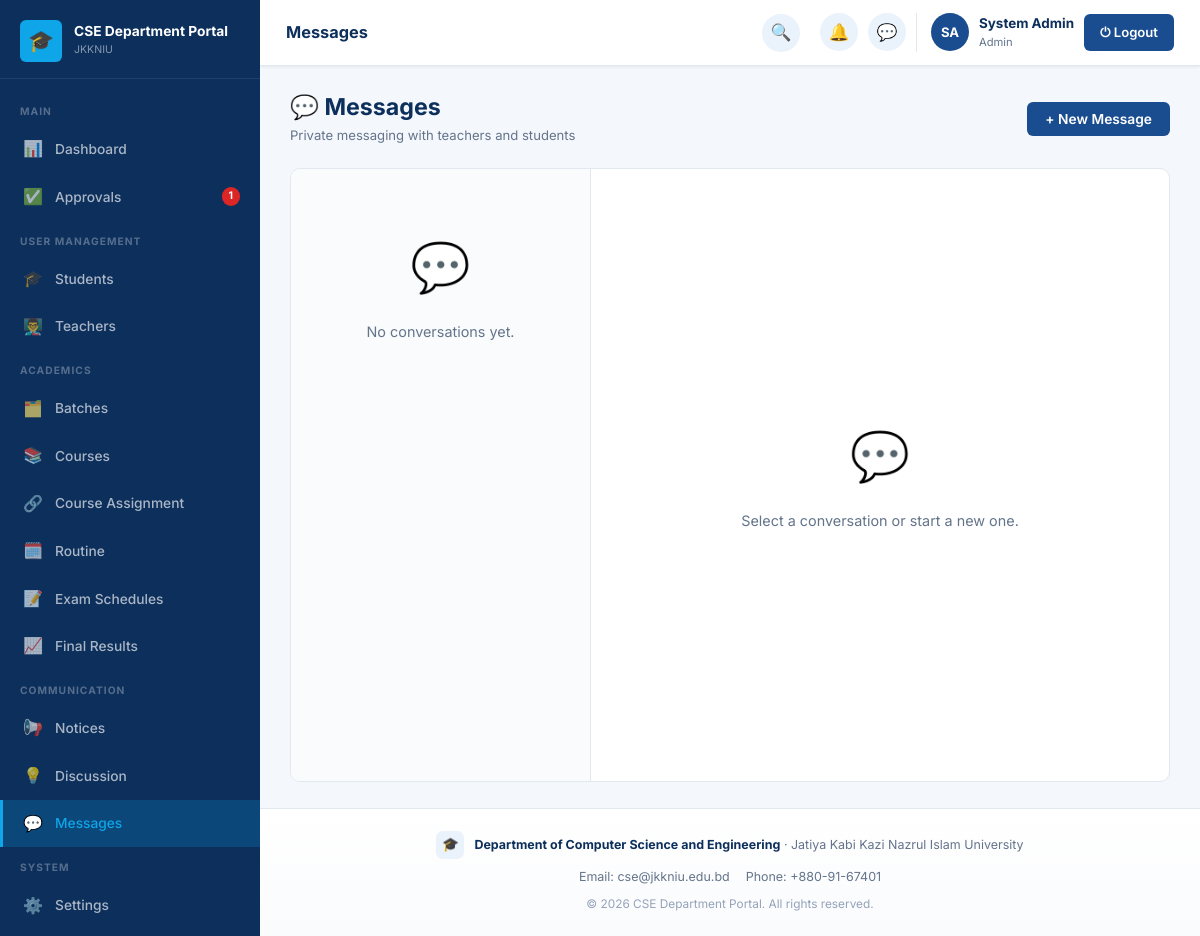
Page /admin/messages.php (signed in) on the committed database.
### tables this page shows
CREATE TABLE settings (
    id INT AUTO_INCREMENT PRIMARY KEY,
    portal_name VARCHAR(150) NOT NULL DEFAULT 'CSE Department Portal',
    university_name VARCHAR(200) NOT NULL DEFAULT 'Jatiya Kabi Kazi Nazrul Islam University',
    department_name VARCHAR(200) NOT NULL DEFAULT 'Department of Computer Science and Engineering',
    description TEXT DEFAULT NULL,
    contact_info TEXT DEFAULT NULL,
    logo VARCHAR(255) DEFAULT NULL
);

### app/classes/SettingsModel.php (called while the page is built, shortened)
<?php
class SettingsModel
{
    private PDO $db;
    public function __construct()
    {
        $this->db = Database::getInstance()->getConnection();
    }
    public function get(): array
    {
        $stmt = $this->db->query("SELECT * FROM settings ORDER BY id LIMIT 1");
        $row = $stmt->fetch();
        return $row;
    }
}

### app/classes/Database.php (called while the page is built, shortened)
<?php
class Database
{
    private static ?Database $instance = null;
    private PDO $connection;
    private function __construct()
    {
        $dsn = 'mysql:host=' . DB_HOST . ';dbname=' . DB_NAME . ';charset=' . DB_CHARSET;
        $options = [
            PDO::ATTR_ERRMODE            => PDO::ERRMODE_EXCEPTION,
            PDO::ATTR_DEFAULT_FETCH_MODE => PDO::FETCH_ASSOC,
            PDO::ATTR_EMULATE_PREPARES   => false,
        ];
        $this->connection = new PDO($dsn, DB_USER, DB_PASS, $options);
    }
    public static function getInstance(): Database
    {
        if (self::$instance === null) {
            self::$instance = new self();
        }
        return self::$instance;
    }
    public function getConnection(): PDO
    {
        return $this->connection;
    }
}

### config/config.php (called while the page is built, shortened)
<?php
spl_autoload_register(function ($class) {
    $paths = [
        ROOT_PATH . '/app/classes/' . $class . '.php',
        ROOT_PATH . '/app/models/' . $class . '.php',
        ROOT_PATH . '/app/controllers/' . $class . '.php',
    ];
    foreach ($paths as $path) {
        if (file_exists($path)) {
            return;
        }
    }
});

### app/classes/User.php (called while the page is built, shortened)
<?php
class User
{
    protected PDO $db;
    public function __construct()
    {
        $this->db = Database::getInstance()->getConnection();
    }
    public function getPendingUsers(): array
    {
        $stmt = $this->db->query("SELECT * FROM users WHERE status = 'pending' ORDER BY created_at DESC");
        return $stmt->fetchAll();
    }
}

### app/classes/ProfileRequestModel.php (called while the page is built, shortened)
<?php
class ProfileRequestModel
{
    private PDO $db;
    public function __construct()
    {
        $this->db = Database::getInstance()->getConnection();
    }
    public function countPending(): int
    {
        return (int) $this->db->query("SELECT COUNT(*) FROM profile_requests WHERE status='pending'")->fetchColumn();
    }
}

### admin/messages.php (the view, shortened to what this page needs)
<?php
require_once '../config/database.php';
$messageModel = new MessageModel();
$userModel    = new User();
$myId         = Auth::userId();
$conversations = $messageModel->conversationList($myId);
$activeWith    = intval($_GET['with'] ?? 0);
$activeUser    = $activeWith ? $userModel->findById($activeWith) : null;
$thread        = $activeWith ? $messageModel->conversation($myId, $activeWith) : [];
$currentPage = 'Messages';
include '../includes/header.php';
?>
<div class="portal-layout">
<?php include '../includes/sidebar.php'; ?>
<div class="main-content">
<?php include '../includes/navbar.php'; ?>
<div class="page-content">
<div class="page-header">
    <div><h2>💬 Messages</h2><div class="page-subtitle">Private messaging with teachers and students</div></div>
    <button class="btn btn-primary" onclick="openModal('newMsgModal')">+ New Message</button>
</div>
<div class="messaging-layout">
    <div class="conversation-list">
        <?php if (empty($conversations)): ?>
            <div class="empty-state"><div class="empty-icon">💬</div><p>No conversations yet.</p></div>
        <?php else: foreach ($conversations as $c): ?>
        <a href="?with=<?= $c['id'] ?>" class="conversation-item <?= $activeWith==$c['id']?'active':'' ?>">
            <div class="user-avatar"><?= Helper::initials($c['name']) ?></div>
            <div style="flex:1;min-width:0">
                <div class="conversation-name"><?= htmlspecialchars($c['name']) ?> <span class="badge badge-gray" style="text-transform:capitalize;margin-left:4px"><?= htmlspecialchars($c['role']) ?></span></div>
                <div class="conversation-preview"><?= htmlspecialchars($c['last_message'] ?: '📎 Attachment') ?></div>
                <div class="conversation-time"><?= $c['last_time'] ? Helper::timeAgo($c['last_time']) : '' ?></div>
            </div>
        </a>
        <?php endforeach; endif; ?>
    </div>
    <div class="chat-panel">
        <?php if ($activeUser): ?>
        <div class="chat-header">
            <div class="user-avatar"><?= Helper::initials($activeUser['name']) ?></div>
            <div>
                <div style="font-weight:700;color:var(--primary-dark)"><?= htmlspecialchars($activeUser['name']) ?></div>
                <div style="font-size:0.74rem;color:var(--text-muted);text-transform:capitalize"><?= htmlspecialchars($activeUser['role']) ?></div>
            </div>
        </div>
        <div class="chat-messages">
            <?php if (empty($thread)): ?>
                <div class="empty-state"><p>No messages yet. Say hello!</p></div>
            <?php else: foreach ($thread as $m): ?>
            <?php $files = $messageModel->getFiles($m['message_id']); $isMe = $m['sender_id']==$myId; ?>
            <div class="chat-bubble <?= $isMe?'sent':'received' ?>">
                <?php if (!empty($m['message'])): ?><?= nl2br(htmlspecialchars($m['message'])) ?><?php endif; ?>
                <?php foreach ($files as $f): ?>
                    <a href="<?= UPLOAD_URL . htmlspecialchars($f['file_path']) ?>" target="_blank" class="chat-attachment-link"><?= Helper::fileIcon($f['file_path']) ?> File</a>
                <?php endforeach; ?>
                <div class="chat-bubble-time"><?= Helper::formatDate($m['created_at'], 'M j, g:i A') ?></div>
            </div>
            <?php endforeach; endif; ?>
        </div>
        <form method="POST" enctype="multipart/form-data" class="chat-input-row" id="chatForm">
            <input type="hidden" name="action" value="send">
            <input type="hidden" name="receiver_id" value="<?= $activeUser['id'] ?>">
            <input type="text" name="message" id="chatMessageInput" class="form-control" placeholder="Type a message...">
            <label class="btn btn-sm btn-outline chat-attach-label" style="cursor:pointer">📎<input type="file" name="attachment" id="chatAttachInput" style="display:none"></label>
            <span id="chatAttachName" class="chat-attach-name"></span>
            <button type="submit" class="btn btn-primary">Send</button>
        </form>
        <?php else: ?>
        <div class="empty-state" style="margin:auto"><div class="empty-icon">💬</div><p>Select a conversation or start a new one.</p></div>
        <?php endif; ?>
    </div>
</div>
</div>
<?php include '../includes/footer.php'; ?>

### includes/sidebar.php (shortened to what this page needs)
<?php
$role         = $_SESSION['role'] ?? 'guest';
$currentPage  = $currentPage ?? '';
$sidebarClass = 'sidebar sidebar-' . $role;
$settingsModel = $settingsModel ?? new SettingsModel();
$settings      = $settings ?? $settingsModel->get();
function navItem($href, $icon, $label, $current, $badge = null) {
    $active = ($current === $label) ? ' active' : '';
    $badgeHtml = $badge ? '<span class="nav-badge">' . $badge . '</span>' : '';
    return '<a href="' . htmlspecialchars($href) . '" class="nav-item' . $active . '">
        <span class="nav-icon">' . $icon . '</span>
        <span>' . htmlspecialchars($label) . '</span>' . $badgeHtml . '
    </a>';
}
$pendingUsersCount  = 0;
$pendingReqCount    = 0;
if ($role === 'admin') {
    $userModel = new User();
    $pendingUsersCount = count($userModel->getPendingUsers());
    $prModel = new ProfileRequestModel();
    $pendingReqCount = $prModel->countPending();
}
$totalPendingBadge = ($pendingUsersCount + $pendingReqCount) ?: null;
?>
<aside class="<?= $sidebarClass ?>">
    <div class="sidebar-brand">
        <div class="brand-logo">
            <div class="brand-icon">
                <?php if (!empty($settings['logo'])): ?>
                    <img src="<?= UPLOAD_URL . htmlspecialchars($settings['logo']) ?>" alt="">
                <?php else: ?>🎓<?php endif; ?>
            </div>
            <div class="brand-text">
                <div class="brand-name"><?= htmlspecialchars($settings['portal_name'] ?? 'CSE Department Portal') ?></div>
                <div class="brand-univ">JKKNIU</div>
            </div>
        </div>
    </div>
    <nav class="sidebar-nav">
    <?php if ($role === 'admin'): ?>
        <div class="nav-section-label">Main</div>
        <?= navItem(BASE_URL.'admin/dashboard.php', '📊', 'Dashboard', $currentPage) ?>
        <?= navItem(BASE_URL.'admin/approvals.php', '✅', 'Approvals', $currentPage, $totalPendingBadge) ?>
        <div class="nav-section-label">User Management</div>
        <?= navItem(BASE_URL.'admin/students.php', '🎓', 'Students', $currentPage) ?>
        <?= navItem(BASE_URL.'admin/teachers.php', '👨‍🏫', 'Teachers', $currentPage) ?>
        <div class="nav-section-label">Academics</div>
        <?= navItem(BASE_URL.'admin/batches.php', '🗂️', 'Batches', $currentPage) ?>
        <?= navItem(BASE_URL.'admin/courses.php', '📚', 'Courses', $currentPage) ?>
        <?= navItem(BASE_URL.'admin/course_assignments.php', '🔗', 'Course Assignment', $currentPage) ?>
        <?= navItem(BASE_URL.'admin/routine.php', '🗓️', 'Routine', $currentPage) ?>
        <?= navItem(BASE_URL.'admin/exam_schedules.php', '📝', 'Exam Schedules', $currentPage) ?>
        <?= navItem(BASE_URL.'admin/results.php', '📈', 'Final Results', $currentPage) ?>
        <div class="nav-section-label">Communication</div>
        <?= navItem(BASE_URL.'admin/notices.php', '📢', 'Notices', $currentPage) ?>
        <?= navItem(BASE_URL.'admin/discussions.php', '💡', 'Discussion', $currentPage) ?>
        <?= navItem(BASE_URL.'admin/messages.php', '💬', 'Messages', $currentPage) ?>
        <div class="nav-section-label">System</div>
        <?= navItem(BASE_URL.'admin/settings.php', '⚙️', 'Settings', $currentPage) ?>
    <?php endif; ?>
    </nav>
</aside>

### includes/footer.php (shortened to what this page needs)
    <footer class="portal-footer">
        <div class="footer-brand">
            <div class="footer-brand-icon">
                <?php if (!empty($settings['logo'])): ?>
                    <img src="<?= UPLOAD_URL . htmlspecialchars($settings['logo']) ?>" alt="">
                <?php else: ?>🎓<?php endif; ?>
            </div>
            <div class="footer-brand-text">
                <strong><?= htmlspecialchars($settings['department_name'] ?? 'Department of Computer Science and Engineering') ?></strong>
                &middot; <?= htmlspecialchars($settings['university_name'] ?? 'JKKNIU') ?>
            </div>
        </div>
        <?php if (!empty($settings['contact_info'])): ?>
        <div class="footer-contact">
            <?php foreach (explode('|', $settings['contact_info']) as $part): ?>
                <span><?= htmlspecialchars(trim($part)) ?></span>
            <?php endforeach; ?>
        </div>
        <?php endif; ?>
        <div class="footer-copyright">
            &copy; <?= date('Y') ?> <?= htmlspecialchars($settings['portal_name'] ?? 'CSE Department Portal') ?>. All rights reserved.
        </div>
    </footer>
</body>
</html>

### assets/css/dashboard.css (style rules this page uses)
.sidebar-admin .nav-item.active { background: rgba(14,165,233,0.20); color: #0ea5e9; border-left-color: #0ea5e9; }
.messaging-layout { display: grid; grid-template-columns: 300px 1fr; gap: 0; height: calc(100vh - var(--nav-h) - 120px); min-height: 480px; background: white; border-radius: var(--radius); overflow: hidden; border: 1px solid var(--border); }
.conversation-list { border-right: 1px solid var(--border); overflow-y: auto; background: #fafbfc; }
.chat-panel { display: flex; flex-direction: column; height: 100%; }

### rows in the picture
settings: portal_name "CSE Department Portal", department_name "Department of Computer Science and Engineering", university_name "Jatiya Kabi Kazi Nazrul Islam University", contact_info "Email: cse@jkkniu.edu.bd", contact_info "Phone: +880-91-67401"

### other values in the picture
$icon "📊 ✅ 🎓 👨‍🏫 🗂️ 📚 🔗 🗓️ 📝 📈 📢 💡 💬 ⚙️"
$label "Dashboard Approvals Students Teachers Batches Courses Course Assignment Routine Exam Schedules Final Results Notices Discussion Messages Settings"
$badge "1"
$pageTitle "Messages"
$initials "SA"
$userName "System Admin"
$role "Admin"
